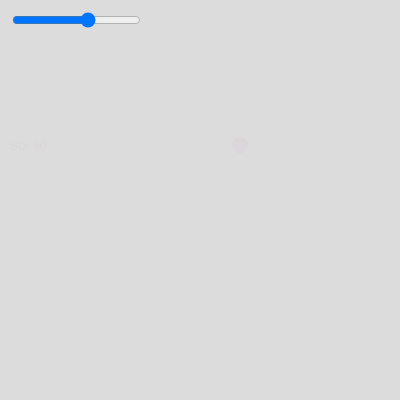
Frame 1 (no input)
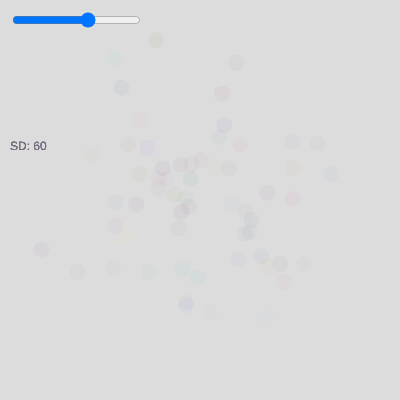
Frame 60 (no input)
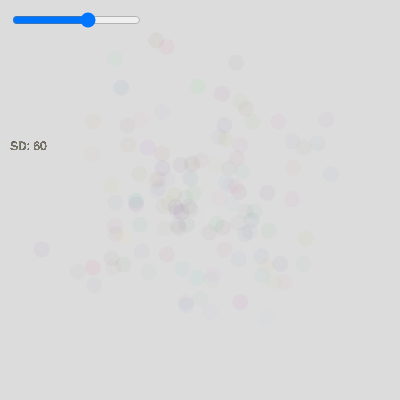
Frame 120 (the mouse pressed at the canvas centre since frame 60)

The p5.js sketch that drew these frames (run headless with seeded random() and noise() and a simulated clock; from frame 60 on, the mouse is pressed at the canvas centre):

// p5.js sketch
// ── sketch.js
let standardDevivation;
let slider;

function setup() {
  createCanvas(400, 400);
  background(220);
  
  slider = createSlider(0, 100, 60); // min, max, default value
  slider.position(10, 10);
  standardDevivation = slider.value(); // Initialize standardDevivation
}

function draw() {
  
  let radius = 16;
  let x = randomGaussian(width/2, standardDevivation); //A normal distribution with mean 320 and standard deviation 60 
  let y = randomGaussian(height/2, standardDevivation); 
  let r = randomGaussian(255/2, standardDevivation);
  let g = randomGaussian(255/2, standardDevivation);
  let b = randomGaussian(255/2, standardDevivation);
  
  fill(r, g, b, 10);
  noStroke();
  
  circle(x, y, radius);
  
  standardDevivation = slider.value(); // Update standardDevivation in each frame
  
  text("SD: " + standardDevivation, 10, 150); // Optionally, display the slider's value
  
}
